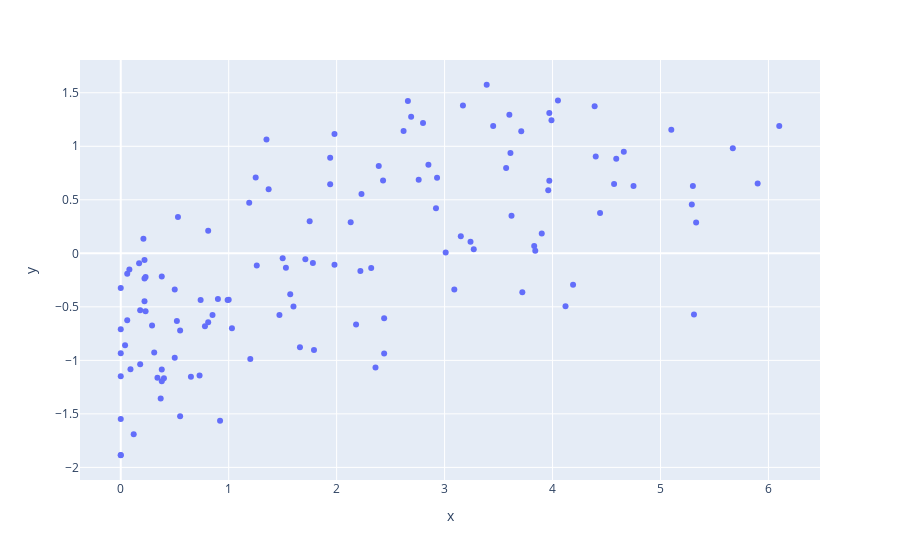

The notebook cell this image was saved under:
### Code cell
# this one

x = bhp.iloc[::, 58]
y = bhp.iloc[::, 178]    # democratic quality
# z = bhp.iloc[::, 118]

px.scatter(x=x, y=y)

### Figure 1 — Plotly figure (JSON) as saved in the notebook; plotly's stock layout.template omitted (floating-point values rounded to 4 significant figures; data arrays with more than 128 entries replaced by an {"elided": "..."} marker saying what was removed)
{"data": [{"hovertemplate": "x=%{x}<br>y=%{y}<extra></extra>", "legendgroup": "", "marker": {"color": "#636efa", "symbol": "circle"}, "mode": "markers", "name": "", "orientation": "v", "showlegend": false, "type": "scatter", "x": {"elided": "139 float values"}, "xaxis": "x", "y": {"elided": "139 float values"}, "yaxis": "y"}], "layout": {"autosize": true, "legend": {"tracegroupgap": 0}, "margin": {"t": 60}, "xaxis": {"anchor": "y", "autorange": true, "domain": [0, 1], "range": [-0.392, 6.492], "title": {"text": "x"}, "type": "linear"}, "yaxis": {"anchor": "x", "autorange": true, "domain": [0, 1], "range": [-2.155, 1.843], "title": {"text": "y"}, "type": "linear"}}}
